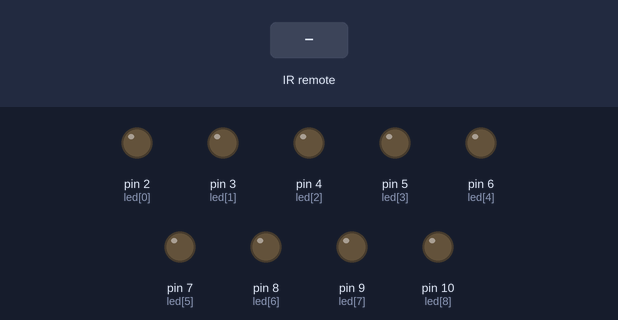
The sketch below on a simulated Arduino Uno, built with avr-gcc and run on an emulated ATmega328P. Parts: output pins drawn as LEDs (lit = HIGH). Inputs (shaded band) come from the test bench.

Above: at 1.2 s.
1.3 s: infrared code 0xFF30CF received
At 2.1 s:
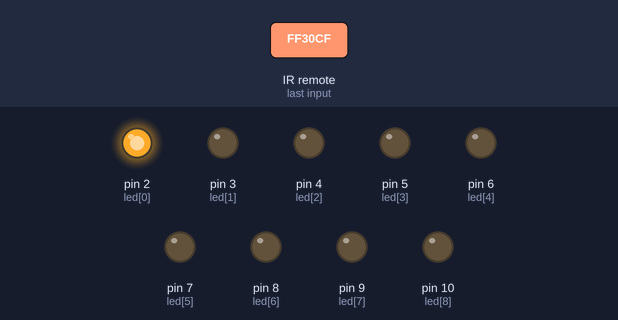
2.8 s: infrared code 0xFF18E7 received
At 3.3 s:
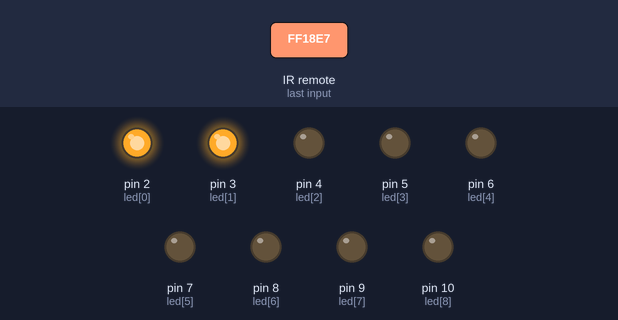
4.3 s: infrared code 0xFF7A85 received
At 5.5 s:
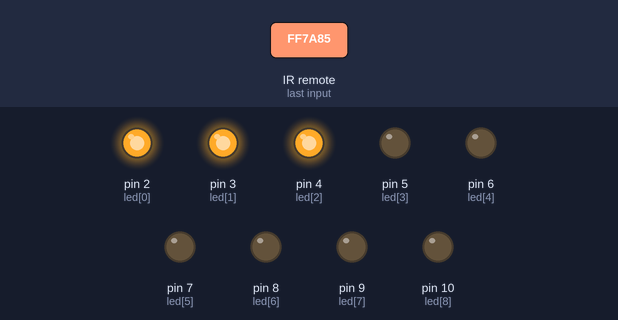
5.8 s: infrared code 0xFF10EF received
At 6.8 s:
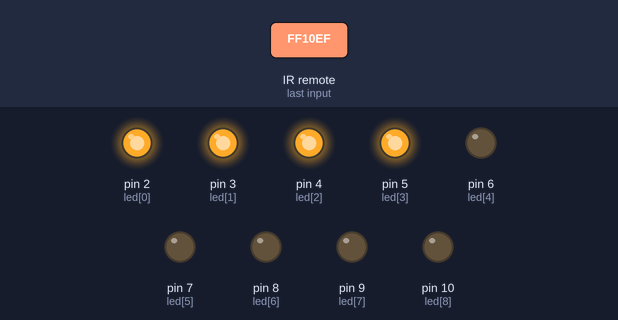
7.3 s: infrared code 0xFF38C7 received
At 7.9 s:
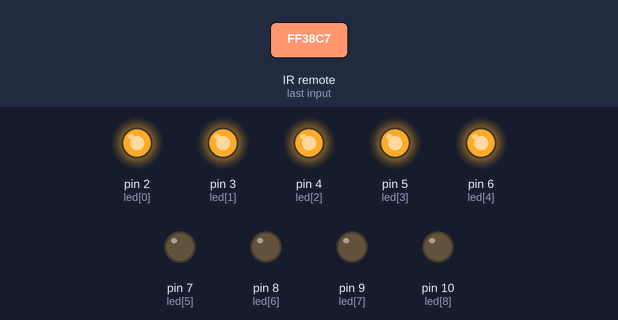
8.8 s: infrared code 0xFF5AA5 received
At 9.1 s:
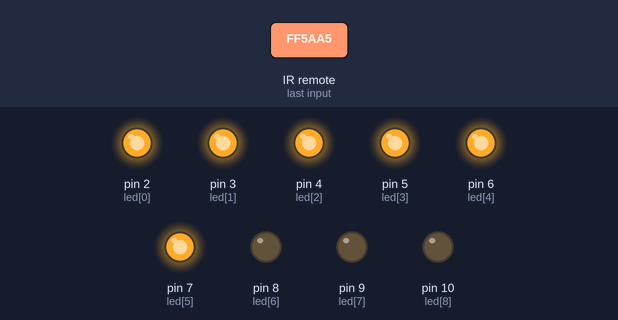
Timing chart, 0 to 11.3 s (numbered marks = the images above; inputs shaded):
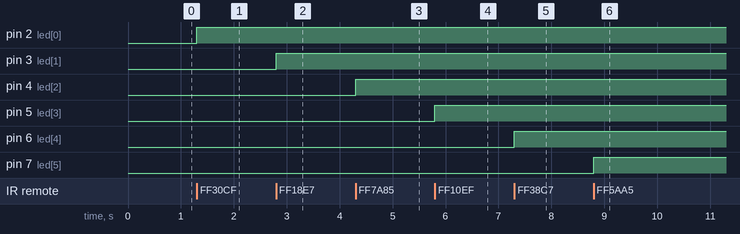

Measured:
- after the input at 1.3 s, pin 2 (led[0]): LOW → HIGH at once
- after the input at 2.8 s, pin 3 (led[1]): LOW → HIGH at once
- after the input at 4.3 s, pin 4 (led[2]): LOW → HIGH at once
- after the input at 5.8 s, pin 5 (led[3]): LOW → HIGH at once
- after the input at 7.3 s, pin 6 (led[4]): LOW → HIGH at once
- after the input at 8.8 s, pin 7 (led[5]): LOW → HIGH at once

The sketch:

smart_Home_Using_Remote.ino
```cpp
 #include <IRremote.h>

int RECV_PIN = A0;
int led[]={2,3,4,5,6,7,8,9,10};

IRrecv irrecv(RECV_PIN);
decode_results results;

void setup()
{
  Serial.begin(9600);

  for(int i=0;i<10;i++)
  {
     pinMode(led[i],OUTPUT);
  };

  irrecv.enableIRIn();
}

void loop() {

  if (irrecv.decode(&results))
  {
        switch (results.value)
        {
            case 0xFF6897:
            //0
                for(int i=0;i<10;i++)
                {
                  digitalWrite(led[i],LOW);
                };
            break ;

            case 0xFF30CF:
            //1
                 digitalWrite(led[0],HIGH);
                 delay(1000);
            break ;

            case 0xFF18E7:
            //2
                digitalWrite(led[1],HIGH);
                  delay(1000);
            break ;

            case 0xFF7A85:
            //3
                 digitalWrite(led[2],HIGH);
                  delay(1000);
            break ;

            case 0xFF10EF:
            //4
                digitalWrite(led[3],HIGH);
                  delay(1000);
            break ;

            case 0xFF38C7:
            //5
                 digitalWrite(led[4],HIGH);
                  delay(1000);
            break ;

            case 0xFF5AA5:
            //6
                digitalWrite(led[5],HIGH);
                  delay(1000);
            break ;

            case 0xFF42BD:
            //7
                 digitalWrite(led[6],HIGH);
                  delay(1000);
            break ;

            case 0xFF4AB5:
            //8
                digitalWrite(led[7],HIGH);
                  delay(1000);
            break ;

            case 0xFF52AD:
            //9
                 digitalWrite(led[8],HIGH);
                  delay(1000);
            break ;


         }
            irrecv.resume();
            delay(100);
    }
 }
```
